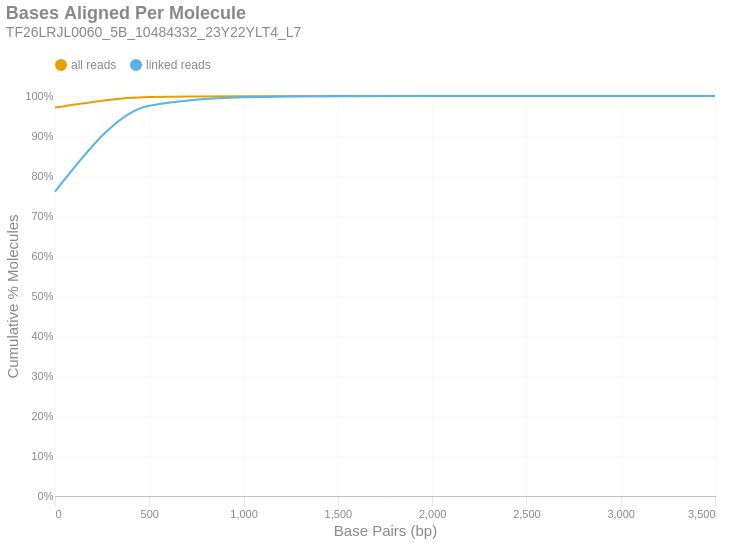

Notebook source saved alongside this figure:
### Markdown cell above
### Bases Aligned Per Molecule
This is a cumulative frequency distribution showing the number of base pairs aligned per unique molecule. These data are shown in 500 bp bins. There are two distributions: one with `all reads` (yellow) and another with only `linked reads` (blue). The percent of molecules in the `linked reads` distribution is relative to the total number of linked molecules.

### Code cell
if SKIPLR:
    print_html(f"Skipped")
else:
    binned_df = consolidated_hist(valids['aligned_bp'], mask, 500, True)
    with SafeRender(binned_df):
        (
            density_plot(binned_df, 'Bases Aligned Per Molecule', samplename, 'basesper')
            .encode(
                x=alt.X('bin:Q', title="Base Pairs (bp)").axis(tickMinStep=500).scale(padding=0),
                y=alt.Y('value:Q', title='Cumulative % Molecules')
                    .axis(format='%')
                    .scale(domain = [0,1])
                    .stack(False),
                color=alt.Color("key:N").scale(domain = ["all reads", "linked reads"]),
                tooltip = [
                    alt.Tooltip("key:N", title = "Data Type"),
                    alt.Tooltip("range_label:N", title="Bases Aligned Per Molecule"),
                    alt.Tooltip("value:Q", format = ".2%", title="% Molecules (Cum.)")
                ]
            )
        ).display()

### Figure 1 — Vega-Lite specification as saved in the notebook (floating-point values rounded to 4 significant figures)
{"width": "container", "height": 400, "config": {"title": {"anchor": "start", "dy": -15, "fontSize": 18, "color": "#888888", "subtitleColor": "#888888", "subtitleFontSize": 14}, "arc": {"fill": "#0072B2"}, "axis": {"domainColor": "#888888", "domainWidth": 0.5, "gridWidth": 0.2, "grid": false, "titleFontWeight": 400, "titleFontSize": 15, "labelFontSize": 11, "labelColor": "#888888", "tickColor": "#888888", "tickWidth": 0.2, "titleColor": "#888888"}, "axisBand": {"grid": false}, "axisX": {"grid": true, "tickSize": 10, "domainCap": "round"}, "axisY": {"domain": false, "grid": true, "tickSize": 0, "domainCap": "round"}, "background": "transparent", "header": {"labelFontSize": 15, "labelColor": "#888888", "titleFontSize": 15, "titleFontWeight": 600, "titleColor": "#888888"}, "legend": {"labelFont": "sans-serif", "labelFontSize": 12, "labelColor": "#888888", "symbolSize": 100, "symbolType": "circle", "titleFontSize": 12, "titlePadding": 10, "titleColor": "#888888", "title": null, "orient": "top"}, "range": {"category": ["#E69F00", "#56B4E9", "#009E73", "#F0E442", "#0072B2", "#D55E00", "#CC79A7", "#000000"], "diverging": ["#cfe8f3", "#a2d4ec", "#73bfe2", "#46abdb", "#1696d2", "#12719e"]}, "area": {"fill": "#0072B2", "fillOpacity": 0.7, "line": true, "strokeOpacity": 0.7}, "line": {"color": "#0072B2", "stroke": "#0072B2", "strokeWidth": 2}, "trail": {"color": "#0072B2", "stroke": "#0072B2", "strokeWidth": 0, "size": 1}, "point": {"filled": true, "fillOpacity": 1.0, "size": 95}, "text": {"color": "#888888", "fontSize": 11, "align": "right", "fontWeight": 400, "size": 11}, "bar": {"fill": "#0072B2", "stroke": null}, "view": {"stroke": null, "continuousWidth": 660, "continuousHeight": 400}}, "data": {"name": "data-be82b25e298f15ad950ff037d4a00918"}, "mark": {"type": "line", "interpolate": "monotone", "point": {"opacity": 0, "size": 275}}, "encoding": {"color": {"field": "key", "scale": {"domain": ["all reads", "linked reads"]}, "type": "nominal"}, "tooltip": [{"field": "key", "title": "Data Type", "type": "nominal"}, {"field": "range_label", "title": "Bases Aligned Per Molecule", "type": "nominal"}, {"field": "value", "format": ".2%", "title": "% Molecules (Cum.)", "type": "quantitative"}], "x": {"axis": {"tickMinStep": 500}, "field": "bin", "scale": {"padding": 0}, "title": "Base Pairs (bp)", "type": "quantitative"}, "y": {"axis": {"format": "%"}, "field": "value", "scale": {"domain": [0, 1]}, "stack": false, "title": "Cumulative % Molecules", "type": "quantitative"}}, "params": [{"name": "param_c36ac31b6afebe62", "select": {"type": "point", "fields": ["key"]}, "bind": "legend"}], "title": {"text": "Bases Aligned Per Molecule", "subtitle": "TF26LRJL0060_5B_10484332_23Y22YLT4_L7"}, "transform": [{"fold": ["all reads (cumsum)", "linked reads (cumsum)"]}, {"calculate": "replace(datum.key, ' (cumsum)', '')", "as": "key"}, {"filter": {"param": "param_c36ac31b6afebe62"}}], "usermeta": {"embedOptions": {"downloadFileName": "TF26LRJL0060_5B_10484332_23Y22YLT4_L7.basesper"}}, "$schema": "https://vega.github.io/schema/vega-lite/v6.4.1.json", "datasets": {"data-be82b25e298f15ad950ff037d4a00918": [{"bin": "0.0", "interval": "0.0-500.0", "all reads": 0.971, "linked reads": 0.7608, "all reads (cumsum)": 0.971, "linked reads (cumsum)": 0.7608, "range_label": "0-499"}, {"bin": "500.0", "interval": "500.0-1000.0", "all reads": 0.02638, "linked reads": 0.2149, "all reads (cumsum)": 0.9974, "linked reads (cumsum)": 0.9756, "range_label": "500-999"}, {"bin": "1000.0", "interval": "1000.0-1500.0", "all reads": 0.002313, "linked reads": 0.02124, "all reads (cumsum)": 0.9997, "linked reads (cumsum)": 0.9969, "range_label": "1000-1499"}, {"bin": "1500.0", "interval": "1500.0-2000.0", "all reads": 0.0002799, "linked reads": 0.002706, "all reads (cumsum)": 1.0, "linked reads (cumsum)": 0.9996, "range_label": "1500-1999"}, {"bin": "2000.0", "interval": "2000.0-2500.0", "all reads": 3.48e-05, "linked reads": 0.0003371, "all reads (cumsum)": 1.0, "linked reads (cumsum)": 0.9999, "range_label": "2000-2499"}, {"bin": "2500.0", "interval": "2500.0-3000.0", "all reads": 8.582e-06, "linked reads": 8.427e-05, "all reads (cumsum)": 1.0, "linked reads (cumsum)": 1.0, "range_label": "2500-2999"}, {"bin": "3000.0", "interval": "3000.0-3500.0", "all reads": 4.768e-07, "linked reads": 4.681e-06, "all reads (cumsum)": 1.0, "linked reads (cumsum)": 1.0, "range_label": "3000-3499"}, {"bin": "3500.0", "interval": "3500.0-4000.0", "all reads": 4.768e-07, "linked reads": 4.681e-06, "all reads (cumsum)": 1.0, "linked reads (cumsum)": 1.0, "range_label": "3500-3999"}]}}
